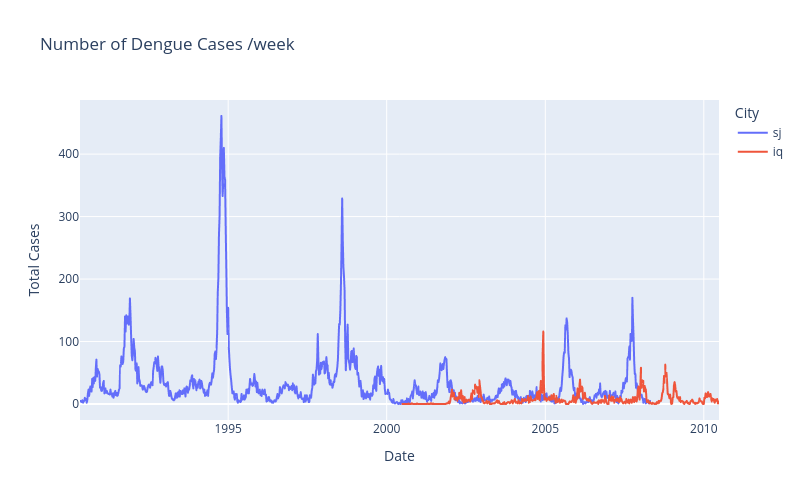

Write notebook code for a chart like this one.
### Code cell
# Inspect our target variable `full vaccine`
fig = (px
 .line(df, x = "week_start_date", y = "total_cases", color = "city",
       labels = {"week_start_date": "Date", "total_cases": "Total Cases", "city": "City"},
       title = "Number of Dengue Cases /week")
#  .update_layout(title = dict(text = "Full Vaccine", x = 0.5))
)

fig.show()

### Figure 1 — Plotly figure (JSON) as saved in the notebook; plotly's stock layout.template omitted (floating-point values rounded to 4 significant figures; data arrays with more than 128 entries replaced by an {"elided": "..."} marker saying what was removed)
{"data": [{"hovertemplate": "City=sj<br>Date=%{x}<br>Total Cases=%{y}<extra></extra>", "legendgroup": "sj", "line": {"color": "#636efa", "dash": "solid"}, "marker": {"symbol": "circle"}, "mode": "lines", "name": "sj", "showlegend": true, "type": "scattergl", "x": {"elided": "936 str values"}, "xaxis": "x", "y": {"elided": "936 int values"}, "yaxis": "y"}, {"hovertemplate": "City=iq<br>Date=%{x}<br>Total Cases=%{y}<extra></extra>", "legendgroup": "iq", "line": {"color": "#EF553B", "dash": "solid"}, "marker": {"symbol": "circle"}, "mode": "lines", "name": "iq", "showlegend": true, "type": "scattergl", "x": {"elided": "520 str values"}, "xaxis": "x", "y": {"elided": "520 int values"}, "yaxis": "y"}], "layout": {"height": 500, "legend": {"title": {"text": "City"}, "tracegroupgap": 0}, "title": {"text": "Number of Dengue Cases /week"}, "width": 800, "xaxis": {"anchor": "y", "domain": [0, 1], "title": {"text": "Date"}}, "yaxis": {"anchor": "x", "domain": [0, 1], "title": {"text": "Total Cases"}}}}
